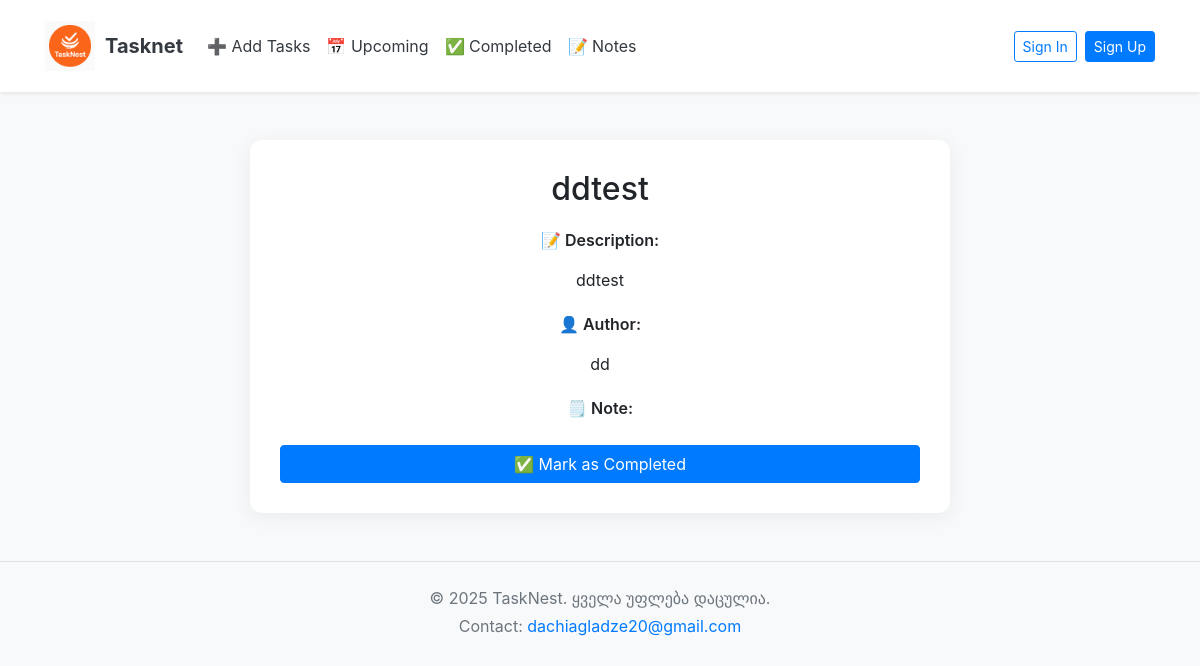
The app's page /task/2 with its own data.
### tables this page shows
CREATE TABLE task (
	id INTEGER NOT NULL, 
	created_at DATETIME, 
	deadline DATETIME, 
	title VARCHAR(200) NOT NULL, 
	description TEXT, 
	image VARCHAR(300), 
	author VARCHAR(150) NOT NULL, is_completed BOOLEAN DEFAULT 0, notes TEXT, 
	PRIMARY KEY (id)
);

### main.py (the view)
@app.route('/task/<int:task_id>')
def view_task(task_id):
    conn = get_db_connection()
    cursor = conn.cursor()
    cursor.execute("SELECT * FROM task WHERE id = ?", (task_id,))
    row = cursor.fetchone()
    conn.close()
    if row:
        Task = {
            "id": row["id"],
            "title": row["title"],
            "short_description": row["description"][:100],
            "description": row["description"],
            "imageURL": row["image"],
            "author": row["author"],
            "note": row["notes"] or "",
            "is_completed": row["is_completed"]
        }
        return render_template('show_tasks.html', Task=Task)
    return "Task not found", 404

### main.py (called while the page is built)
def get_db_connection():
    conn = sqlite3.connect('tasknest.db')
    conn.row_factory = sqlite3.Row
    return conn

### templates/show_tasks.html (shortened to what this page needs)
<!DOCTYPE html>
<html lang="en">
<head>
    <link rel="stylesheet" href="https://cdn.jsdelivr.net/npm/bootstrap@4.4.1/dist/css/bootstrap.min.css">
</head>
<body>
{% include 'header.html' %}
<div class="container mt-5">
    <div class="task-container">
        <h2>{{ Task.title }}</h2>
        <p class="task-label">📝 Description:</p>
        <p>{{ Task.description }}</p>
        <p class="task-label">👤 Author:</p>
        <p>{{ Task.author }}</p>
        <p class="task-label">🗒️ Note:</p>
        {% if not Task.is_completed %}
            <form method="POST" action="{{ url_for('complete_task', task_id=Task.id) }}" onsubmit="return confirm('Are you sure you want to mark this task as completed?');">
                <button type="submit" class="btn btn-primary btn-block btn-complete">✅ Mark as Completed</button>
            </form>
        {% else %}
            <button class="btn btn-success btn-block btn-complete" disabled>✅ Already Completed</button>
        {% endif %}
    </div>
</div>
{% include 'footer.html' %}
</body>
</html>

### templates/show_tasks.html (style rules this page uses)
body { background-color: #f8f9fa; }
.task-container { background-color: #fff; border-radius: 12px; padding: 30px; box-shadow: 0 4px 20px rgba(0, 0, 0, 0.06); max-width: 700px; margin: 0 auto; text-align: center; }
.task-label { font-weight: 600; margin-top: 20px; }
h2 { margin-bottom: 20px; }
.btn-complete { margin-top: 25px; }

### records on screen
task: title "ddtest", description "ddtest", author "dd"
